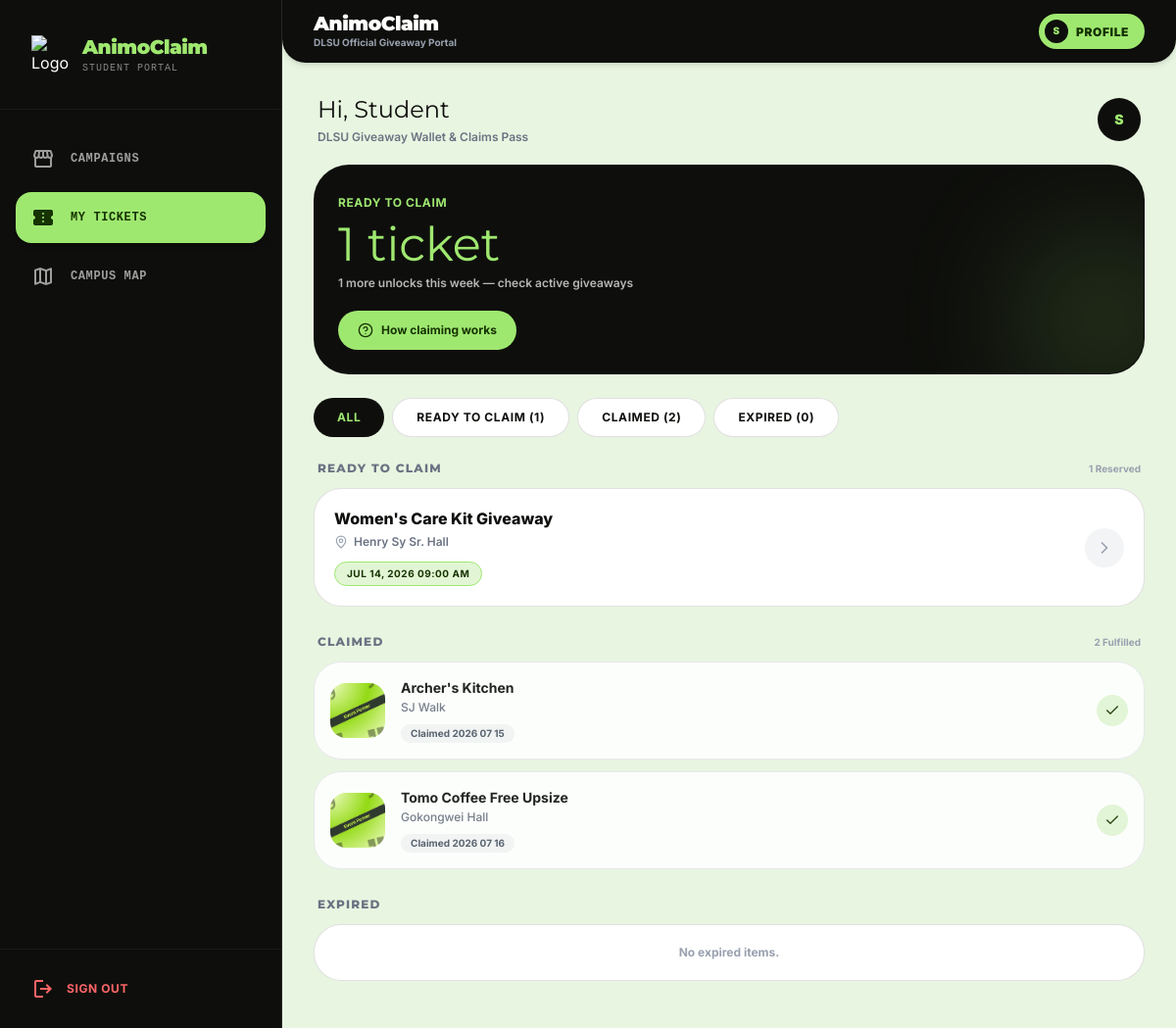
The app's page /student/tickets.php (signed in) with its own data.
### tables this page shows
CREATE TABLE `reservations` (
  `id` int(11) NOT NULL,
  `user_id` int(11) NOT NULL,
  `time_slot_id` int(11) NOT NULL,
  `inventory_id` int(11) NOT NULL,
  `qr_code_hash` varchar(50) NOT NULL,
  `status` enum('reserved','claimed','expired') NOT NULL DEFAULT 'reserved',
  `claimed_at` datetime DEFAULT NULL,
  `created_at` timestamp NOT NULL DEFAULT current_timestamp()
);

CREATE TABLE `events` (
  `id` int(11) NOT NULL,
  `organizer_id` int(11) NOT NULL,
  `title` varchar(150) NOT NULL,
  `description` text DEFAULT NULL,
  `location` varchar(150) NOT NULL,
  `image_url` varchar(255) DEFAULT NULL,
  `category` enum('Giveaway','Event') NOT NULL DEFAULT 'Giveaway',
  `target_sex` enum('All','M','F') NOT NULL DEFAULT 'All',
  `target_college` varchar(150) NOT NULL DEFAULT 'All',
  `is_active` tinyint(1) NOT NULL DEFAULT 1,
  `created_at` timestamp NOT NULL DEFAULT current_timestamp()
);

CREATE TABLE `event_time_slots` (
  `id` int(11) NOT NULL,
  `event_id` int(11) NOT NULL,
  `start_time` datetime NOT NULL,
  `end_time` datetime NOT NULL,
  `max_capacity` int(11) NOT NULL,
  `current_reservations` int(11) NOT NULL DEFAULT 0
);

### student/tickets.php (called while the page is built, shortened)
<?php
require_once '../config/database.php';
$stmt = $pdo->prepare("
    SELECT r.*, e.title, e.location, t.start_time
    FROM reservations r
    JOIN event_time_slots t ON r.time_slot_id = t.id
    JOIN events e ON t.event_id = e.id
    WHERE r.user_id = ? AND r.status = 'reserved'
");
$stmt->execute([$_SESSION['user_id']]);
$claims = $stmt->fetchAll();
require_once '../views/student/tickets_view.php';
?>

### views/student/tickets_view.php (the view, shortened to what this page needs)
<?php require_once '../includes/header.php'; ?>
<div class="space-y-5">
    <div class="flex items-center justify-between px-1">
        <div>
            <h2 class="text-2xl wise-heading text-[#0e0f0c]">
                Hi, <?php echo htmlspecialchars($_SESSION['first_name'] ?? 'Student'); ?>
            </h2>
            <p class="text-xs text-gray-500 font-semibold mt-1">DLSU Giveaway Wallet & Claims Pass</p>
        </div>
        <div class="w-11 h-11 rounded-full bg-[#0e0f0c] text-[#9fe870] flex items-center justify-center font-black text-sm flex-shrink-0">
            <?php echo strtoupper(substr($_SESSION['first_name'] ?? 'S', 0, 1)); ?>
        </div>
    </div>
    <div class="bg-[#0e0f0c] rounded-[36px] p-6 text-white relative overflow-hidden border border-[#0e0f0c]/12 space-y-4">
        <div class="absolute -right-10 -bottom-10 w-40 h-40 bg-[#9fe870]/20 rounded-full blur-3xl pointer-events-none"></div>
        <div>
            <span class="text-xs font-bold text-[#9fe870] uppercase tracking-wider">Ready to claim</span>
            <div class="text-4xl sm:text-5xl wise-heading text-[#9fe870] mt-2">
                <?php echo count($claims); ?> <?php echo count($claims) === 1 ? 'ticket' : 'tickets'; ?>
            </div>
            <p class="text-xs text-white/70 font-semibold mt-2">
                1 more unlocks this week — check active giveaways
            </p>
        </div>
        <div class="pt-1">
            <button onclick="toggleRfidModal(true)" class="bg-[#9fe870] text-[#163300] text-xs font-bold px-5 py-3 rounded-full inline-flex items-center gap-2 wise-btn cursor-pointer">
                <i data-lucide="help-circle" class="w-4 h-4"></i>
                <span>How claiming works</span>
            </button>
        </div>
    </div>
    <div class="flex items-center gap-2 overflow-x-auto hide-scrollbar -mx-4 px-4 md:mx-0 md:px-0 py-1">
        <button class="claim-filter-tab h-10 px-6 rounded-full text-xs font-bold uppercase tracking-wider transition-all wise-btn bg-[#0e0f0c] text-[#9fe870] flex-shrink-0 cursor-pointer" data-filter="all">
            All
        </button>
        <button class="claim-filter-tab h-10 px-6 rounded-full text-xs font-bold uppercase tracking-wider transition-all wise-btn bg-white text-[#0e0f0c] border border-[#0e0f0c]/12 hover:bg-gray-50 flex-shrink-0 cursor-pointer" data-filter="ready">
            Ready to claim (<?php echo count($claims); ?>)
        </button>
        <button class="claim-filter-tab h-10 px-6 rounded-full text-xs font-bold uppercase tracking-wider transition-all wise-btn bg-white text-[#0e0f0c] border border-[#0e0f0c]/12 hover:bg-gray-50 flex-shrink-0 cursor-pointer" data-filter="claimed">
            Claimed (2)
        </button>
        <button class="claim-filter-tab h-10 px-6 rounded-full text-xs font-bold uppercase tracking-wider transition-all wise-btn bg-white text-[#0e0f0c] border border-[#0e0f0c]/12 hover:bg-gray-50 flex-shrink-0 cursor-pointer" data-filter="expired">
            Expired (0)
        </button>
    </div>
    <div id="section-ready" class="claim-section space-y-3">
        <div class="flex justify-between items-center px-1">
            <h3 class="text-xs font-extrabold text-gray-500 uppercase tracking-widest">
                READY TO CLAIM
            </h3>
            <span class="text-[10px] text-gray-400 font-bold"><?php echo count($claims); ?> Reserved</span>
        </div>
        <?php if (empty($claims)): ?>
            <div class="bg-white border border-[#0e0f0c]/12 rounded-[28px] p-6 text-center space-y-2">
                <p class="text-xs text-gray-500 font-semibold">No tickets currently ready to claim.</p>
                <a href="/claim/student/index.php" class="inline-block text-xs font-bold text-[#0e0f0c] underline">
                    Browse Active Drops &rarr;
                </a>
            </div>
        <?php else: ?>
            <?php foreach($claims as $claim): ?>
                <div
                    onclick="toggleRfidModal(true)"
                    class="bg-white rounded-[28px] p-5 border border-[#0e0f0c]/12 transition-all cursor-pointer flex items-center justify-between group wise-btn"
                >
                    <div class="space-y-1.5 pr-3">
                        <h4 class="font-extrabold text-base text-[#0e0f0c] leading-tight">
                            <?php echo htmlspecialchars($claim['title']); ?>
                        </h4>
                        <p class="text-xs text-gray-500 font-semibold flex items-center gap-1.5">
                            <i data-lucide="map-pin" class="w-3.5 h-3.5 text-gray-400"></i>
                            <span><?php echo htmlspecialchars($claim['location']); ?></span>
                        </p>
                        <div class="pt-1">
                            <span class="inline-block px-3 py-1 bg-[#e2f6d5] text-[#163300] border border-[#9fe870] rounded-full text-[10px] font-bold uppercase tracking-wider">
                                <?php echo isset($claim['start_time']) ? date('M d, Y h:i A', strtotime($claim['start_time'])) : 'TBA'; ?>
                            </span>
                        </div>
                    </div>
                    <div class="w-10 h-10 rounded-full bg-gray-100 flex items-center justify-center text-gray-400 group-hover:bg-[#0e0f0c] group-hover:text-[#9fe870] transition-all flex-shrink-0">
                        <i data-lucide="chevron-right" class="w-5 h-5"></i>
                    </div>
                </div>
            <?php endforeach; ?>
        <?php endif; ?>
    </div>
    <div id="section-claimed" class="claim-section space-y-3 pt-2">
        <div class="flex justify-between items-center px-1">
            <h3 class="text-xs font-extrabold text-gray-500 uppercase tracking-widest">
                CLAIMED
            </h3>
            <span class="text-[10px] text-gray-400 font-bold">2 Fulfilled</span>
        </div>
        <div class="bg-white rounded-[28px] p-4 border border-gray-200 flex items-center gap-4 opacity-90">
            <div class="w-14 h-14 rounded-2xl bg-gray-100 overflow-hidden flex-shrink-0 relative">
                <img src="/claim/assets/pictures/archers_kitchen.jpg" class="w-full h-full object-cover" onerror="this.src='/claim/assets/pictures/Event_Poster.png'" />
            </div>
            <div class="flex-1 min-w-0">
                <h4 class="font-bold text-sm text-[#0e0f0c] truncate">Archer's Kitchen</h4>
                <p class="text-xs text-gray-500 font-medium truncate mt-0.5">SJ Walk</p>
                <div class="mt-1">
                    <span class="inline-block px-2.5 py-0.5 bg-gray-100 text-gray-600 rounded-full text-[10px] font-bold">
                        Claimed 2026 07 15
                    </span>
                </div>
            </div>
            <div class="w-8 h-8 rounded-full bg-[#e2f6d5] text-[#163300] flex items-center justify-center flex-shrink-0 font-black">
                <i data-lucide="check" class="w-4 h-4"></i>
            </div>
        </div>
        <div class="bg-white rounded-[28px] p-4 border border-gray-200 flex items-center gap-4 opacity-90">
            <div class="w-14 h-14 rounded-2xl bg-gray-100 overflow-hidden flex-shrink-0 relative">
                <img src="/claim/assets/pictures/Event_Poster.png" class="w-full h-full object-cover" onerror="this.src='/claim/assets/pictures/Event_Poster.png'" />
            </div>
            <div class="flex-1 min-w-0">
                <h4 class="font-bold text-sm text-[#0e0f0c] truncate">Tomo Coffee Free Upsize</h4>
                <p class="text-xs text-gray-500 font-medium truncate mt-0.5">Gokongwei Hall</p>
                <div class="mt-1">
                    <span class="inline-block px-2.5 py-0.5 bg-gray-100 text-gray-600 rounded-full text-[10px] font-bold">
                        Claimed 2026 07 16
                    </span>
                </div>
            </div>
            <div class="w-8 h-8 rounded-full bg-[#e2f6d5] text-[#163300] flex items-center justify-center flex-shrink-0 font-black">
                <i data-lucide="check" class="w-4 h-4"></i>
            </div>
        </div>
    </div>
    <div id="section-expired" class="claim-section space-y-3 pt-2">
        <div class="flex justify-between items-center px-1">
            <h3 class="text-xs font-extrabold text-gray-500 uppercase tracking-widest">
                EXPIRED
            </h3>
        </div>
        <div class="bg-white border border-[#0e0f0c]/12 rounded-[28px] p-5 text-center">
            <p class="text-xs text-gray-400 font-bold">No expired items.</p>
        </div>
    </div>
</div>
<?php require_once '../includes/footer.php'; ?>

### includes/header.php (style rules this page uses)
body { font-family: 'Inter', sans-serif; }
h1, h2, h3, .wise-heading { font-family: 'Montserrat', sans-serif; }
.wise-btn { transition: all 0.2s cubic-bezier(0.16, 1, 0.3, 1); }
.hide-scrollbar { -ms-overflow-style: none; scrollbar-width: none; }

### records on screen
reservations: events.title "Women's Care Kit Giveaway", events.location "Henry Sy Sr. Hall", time_slot.start_time "JUL 14, 2026 09:00 AM"

### other values on screen
$link[2] "CAMPAIGNS"
$link[2] "MY TICKETS"
$link[2] "CAMPUS MAP"
substr($_SESSION['first_name'] ?? 'S', 0, 1) "S"
$_SESSION['first_name'] "Student"
count($claims) "1"
